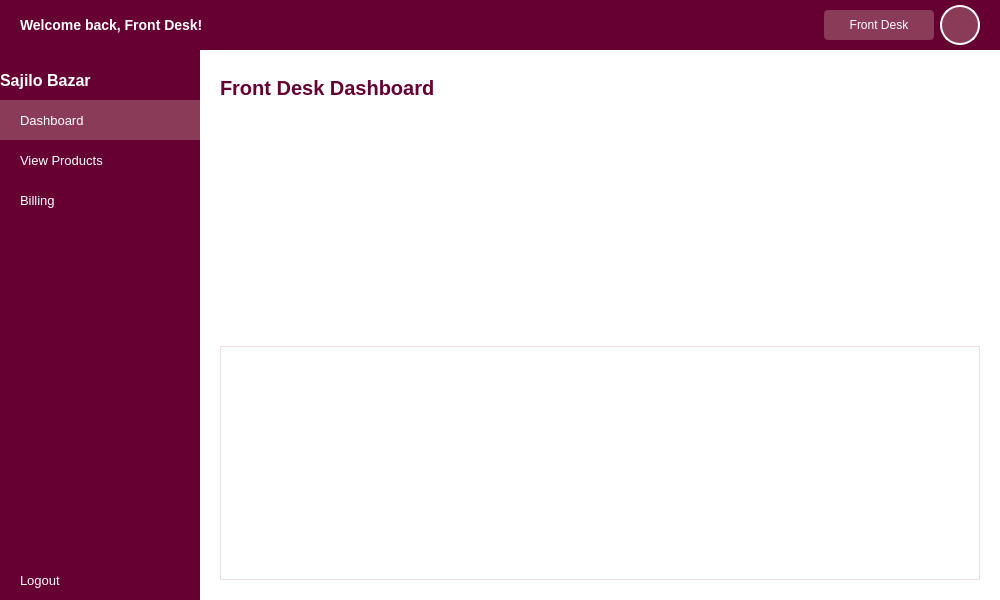
<?xml version="1.0" encoding="UTF-8"?>
<ui version="4.0">
 <class>frontdesk</class>
 <widget class="QMainWindow" name="frontdesk">
  <property name="geometry">
   <rect>
    <x>0</x>
    <y>0</y>
    <width>1000</width>
    <height>600</height>
   </rect>
  </property>
  <property name="windowTitle">
   <string>Front Desk Dashboard</string>
  </property>
  <widget class="QWidget" name="centralwidget">
   <property name="styleSheet">
    <string notr="true">QWidget { background-color: #fbf3f5; }</string>
   </property>
   <layout class="QVBoxLayout" name="verticalLayout_central">
    <property name="spacing">
     <number>0</number>
    </property>
    <property name="leftMargin">
     <number>0</number>
    </property>
    <property name="topMargin">
     <number>0</number>
    </property>
    <property name="rightMargin">
     <number>0</number>
    </property>
    <property name="bottomMargin">
     <number>0</number>
    </property>
    <item>
     <widget class="QFrame" name="topbarFrame">
      <property name="minimumSize">
       <size>
        <width>0</width>
        <height>50</height>
       </size>
      </property>
      <property name="maximumSize">
       <size>
        <width>16777215</width>
        <height>50</height>
       </size>
      </property>
      <property name="styleSheet">
       <string notr="true">QFrame { background-color: #660033; }</string>
      </property>
      <layout class="QHBoxLayout" name="horizontalLayout_topbar">
       <property name="leftMargin">
        <number>20</number>
       </property>
       <property name="topMargin">
        <number>5</number>
       </property>
       <property name="rightMargin">
        <number>20</number>
       </property>
       <property name="bottomMargin">
        <number>5</number>
       </property>
       <item>
        <widget class="QLabel" name="welcomeLabel">
         <property name="styleSheet">
          <string notr="true">QLabel { color: white; font-size: 14px; font-weight: bold; background: transparent; }</string>
         </property>
         <property name="text">
          <string>Welcome back, Front Desk!</string>
         </property>
        </widget>
       </item>
       <item>
        <spacer name="topbarSpacer">
         <property name="orientation">
          <enum>Qt::Orientation::Horizontal</enum>
         </property>
         <property name="sizeHint" stdset="0">
          <size>
           <width>40</width>
           <height>20</height>
          </size>
         </property>
        </spacer>
       </item>
       <item>
        <widget class="QPushButton" name="staffBadge">
         <property name="minimumSize">
          <size>
           <width>110</width>
           <height>30</height>
          </size>
         </property>
         <property name="maximumSize">
          <size>
           <width>110</width>
           <height>30</height>
          </size>
         </property>
         <property name="styleSheet">
          <string notr="true">QPushButton { background-color: #8a3b57; color: white; border-radius: 4px; font-size: 12px; }</string>
         </property>
         <property name="text">
          <string>Front Desk</string>
         </property>
        </widget>
       </item>
       <item>
        <widget class="QPushButton" name="btnProfile">
         <property name="minimumSize">
          <size>
           <width>40</width>
           <height>40</height>
          </size>
         </property>
         <property name="maximumSize">
          <size>
           <width>40</width>
           <height>40</height>
          </size>
         </property>
         <property name="cursor">
          <cursorShape>PointingHandCursor</cursorShape>
         </property>
         <property name="toolTip">
          <string>View profile</string>
         </property>
         <property name="styleSheet">
          <string notr="true">
QPushButton {
border: 2px solid #ffffff;
border-radius: 20px;
background-color: #8a3b57;
}

QPushButton:hover {
border: 2px solid #C9A227;
}
          </string>
         </property>
         <property name="text">
          <string/>
         </property>
         <property name="iconSize">
          <size>
           <width>36</width>
           <height>36</height>
          </size>
         </property>
         <property name="flat">
          <bool>true</bool>
         </property>
        </widget>
       </item>
      </layout>
     </widget>
    </item>
    <item>
     <layout class="QHBoxLayout" name="horizontalLayout_body">
      <property name="spacing">
       <number>0</number>
      </property>
      <item>
       <widget class="QFrame" name="sidebarFrame">
        <property name="minimumSize">
         <size>
          <width>200</width>
          <height>0</height>
         </size>
        </property>
        <property name="maximumSize">
         <size>
          <width>200</width>
          <height>16777215</height>
         </size>
        </property>
        <property name="styleSheet">
         <string notr="true">QFrame { background-color: #660033; }</string>
        </property>
        <layout class="QVBoxLayout" name="verticalLayout_sidebar">
         <property name="spacing">
          <number>0</number>
         </property>
         <property name="leftMargin">
          <number>0</number>
         </property>
         <property name="topMargin">
          <number>10</number>
         </property>
         <property name="rightMargin">
          <number>0</number>
         </property>
         <property name="bottomMargin">
          <number>0</number>
         </property>
         <item>
          <widget class="QLabel" name="appNameLabel">
           <property name="minimumSize">
            <size>
             <width>0</width>
             <height>40</height>
            </size>
           </property>
           <property name="styleSheet">
            <string notr="true">QLabel { color: white; font-size: 16px; font-weight: bold; background: transparent; qproperty-alignment: AlignCenter; }</string>
           </property>
           <property name="text">
            <string>Sajilo Bazar</string>
           </property>
          </widget>
         </item>
         <item>
          <widget class="QPushButton" name="btnDashboard">
           <property name="minimumSize">
            <size>
             <width>0</width>
             <height>40</height>
            </size>
           </property>
           <property name="styleSheet">
            <string notr="true">QPushButton { background-color: #8a3b57; color: white; border: none; text-align: left; padding-left: 20px; font-size: 13px; } QPushButton:hover { background-color: #6d2e45; }</string>
           </property>
           <property name="text">
            <string>Dashboard</string>
           </property>
          </widget>
         </item>
         <item>
          <widget class="QPushButton" name="btnViewProducts">
           <property name="minimumSize">
            <size>
             <width>0</width>
             <height>40</height>
            </size>
           </property>
           <property name="styleSheet">
            <string notr="true">QPushButton { background-color: transparent; color: white; border: none; text-align: left; padding-left: 20px; font-size: 13px; } QPushButton:hover { background-color: #8a3b57; }</string>
           </property>
           <property name="text">
            <string>View Products</string>
           </property>
          </widget>
         </item>
         <item>
          <widget class="QPushButton" name="btnBilling">
           <property name="minimumSize">
            <size>
             <width>0</width>
             <height>40</height>
            </size>
           </property>
           <property name="styleSheet">
            <string notr="true">QPushButton { background-color: transparent; color: white; border: none; text-align: left; padding-left: 20px; font-size: 13px; } QPushButton:hover { background-color: #8a3b57; }</string>
           </property>
           <property name="text">
            <string>Billing</string>
           </property>
          </widget>
         </item>
         <item>
          <spacer name="sidebarTopSpacer">
           <property name="orientation">
            <enum>Qt::Orientation::Vertical</enum>
           </property>
           <property name="sizeHint" stdset="0">
            <size>
             <width>20</width>
             <height>10</height>
            </size>
           </property>
          </spacer>
         </item>
         <item>
          <spacer name="sidebarBottomSpacer">
           <property name="orientation">
            <enum>Qt::Orientation::Vertical</enum>
           </property>
           <property name="sizeHint" stdset="0">
            <size>
             <width>20</width>
             <height>40</height>
            </size>
           </property>
          </spacer>
         </item>
         <item>
          <widget class="QPushButton" name="btnLogout">
           <property name="minimumSize">
            <size>
             <width>0</width>
             <height>40</height>
            </size>
           </property>
           <property name="styleSheet">
            <string notr="true">QPushButton { background-color: #660033; color: white; border: none; text-align: left; padding-left: 20px; font-size: 13px; } QPushButton:hover { background-color: #4d0026; } QPushButton:pressed { background-color: #38001b; }</string>
           </property>
           <property name="text">
            <string>Logout</string>
           </property>
          </widget>
         </item>
        </layout>
       </widget>
      </item>
      <item>
       <widget class="QFrame" name="mainFrame">
        <property name="sizePolicy">
         <sizepolicy hsizetype="Expanding" vsizetype="Expanding">
          <horstretch>1</horstretch>
          <verstretch>1</verstretch>
         </sizepolicy>
        </property>
        <property name="styleSheet">
         <string notr="true">QFrame { background-color: #ffffff; }</string>
        </property>
        <layout class="QVBoxLayout" name="verticalLayout_main">
         <property name="leftMargin">
          <number>20</number>
         </property>
         <property name="topMargin">
          <number>20</number>
         </property>
         <property name="rightMargin">
          <number>20</number>
         </property>
         <property name="bottomMargin">
          <number>20</number>
         </property>
         <item>
          <widget class="QLabel" name="titleLabel">
           <property name="minimumSize">
            <size>
             <width>0</width>
             <height>35</height>
            </size>
           </property>
           <property name="styleSheet">
            <string notr="true">QLabel { color: #660033; font-size: 20px; font-weight: bold; background: transparent; }</string>
           </property>
           <property name="text">
            <string>Front Desk Dashboard</string>
           </property>
          </widget>
         </item>
         <item>
          <spacer name="mainTopSpacer">
           <property name="orientation">
            <enum>Qt::Orientation::Vertical</enum>
           </property>
           <property name="sizeHint" stdset="0">
            <size>
             <width>20</width>
             <height>2</height>
            </size>
           </property>
          </spacer>
         </item>
         <item>
          <widget class="QTableWidget" name="productTable">
           <property name="sizePolicy">
            <sizepolicy hsizetype="Expanding" vsizetype="Expanding">
             <horstretch>0</horstretch>
             <verstretch>0</verstretch>
            </sizepolicy>
           </property>
           <property name="styleSheet">
            <string notr="true">QTableWidget { background-color: #ffffff; border: 1px solid #f0dde1; gridline-color: #f6ebee; font-size: 13px; color: #4a1626; selection-background-color: #F3E6EC; selection-color: #660033; } QHeaderView::section { background-color: #660033; color: white; padding: 6px; font-weight: bold; }</string>
           </property>
          </widget>
         </item>
        </layout>
       </widget>
      </item>
     </layout>
    </item>
   </layout>
  </widget>
 </widget>
 <resources/>
 <connections/>
</ui>
